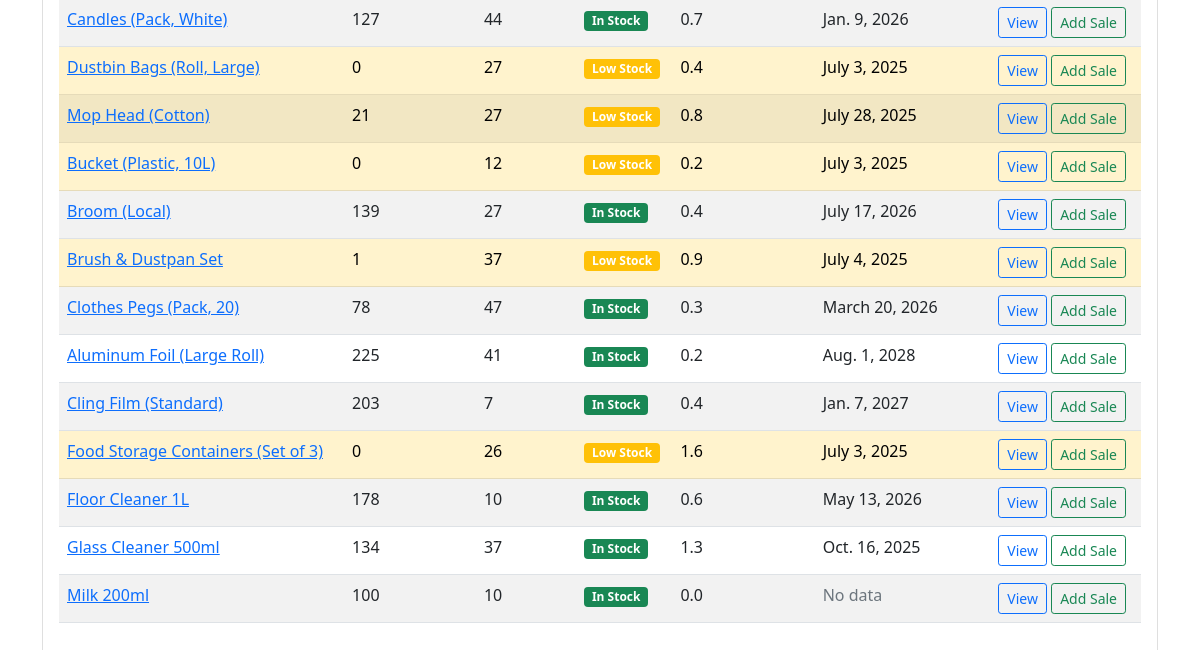
Before: /products/ (lower part) with the older database file.
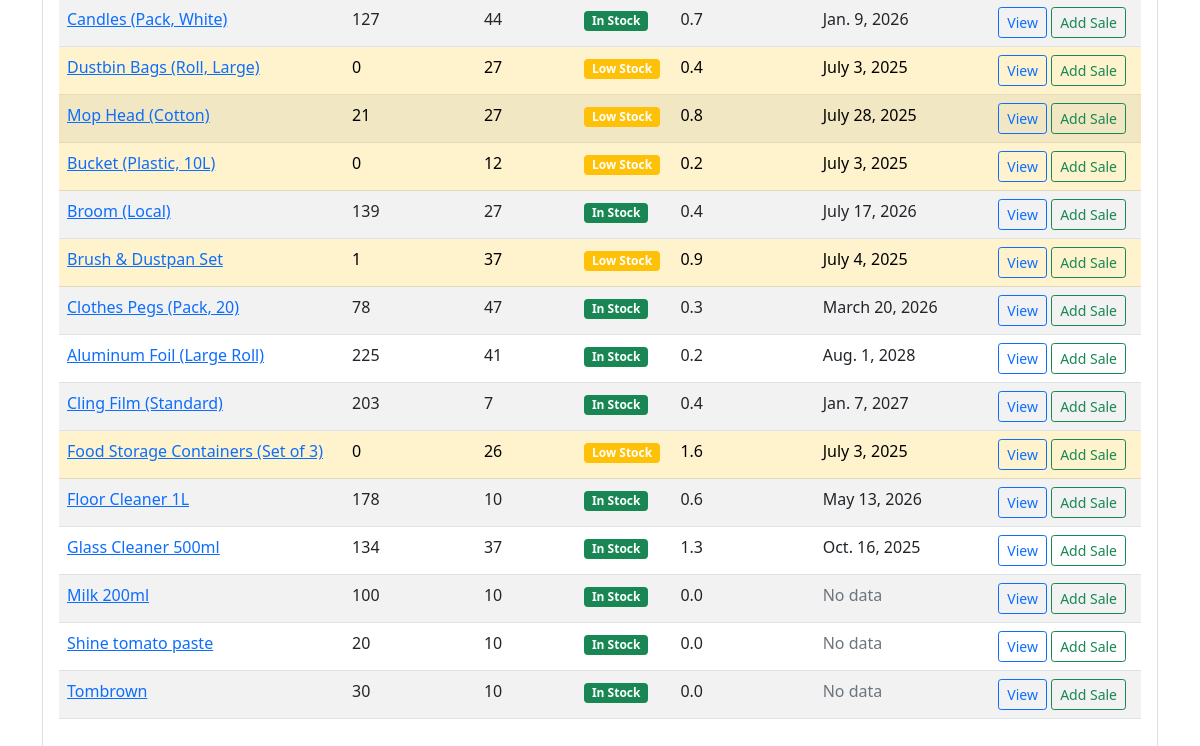
After: the same page with the newer database file.
### inventory/models.py (models this page shows, shortened)
class Product(models.Model):
    name = models.CharField(max_length=200)
    sku = models.CharField(max_length=50, unique=True, blank=True)
    current_stock = models.PositiveIntegerField(default=0)
    low_stock_threshold = models.PositiveIntegerField(default=10)
    created_at = models.DateTimeField(auto_now_add=True)
    updated_at = models.DateTimeField(auto_now=True)
    @property
    def is_low_stock(self):
        return self.current_stock <= self.low_stock_threshold
    def get_daily_sales_average(self, days=30):
        end_date = timezone.now().date()
        start_date = end_date - timedelta(days=days)
        sales = Sale.objects.filter(
            product=self,
            date__range=[start_date, end_date]
        ).aggregate(total=models.Sum('quantity'))
        total_sold = sales['total'] or 0
        return total_sold / days if days > 0 else 0
    def predict_stockout_date(self):
        daily_avg = self.get_daily_sales_average()
        if daily_avg <= 0:
            return None
        days_until_stockout = self.current_stock / daily_avg
        return timezone.now().date() + timedelta(days=int(days_until_stockout))

### inventory/views.py (the view)
# urls.py: path('products/', views.ProductListView.as_view(), name='product_list'),
class ProductListView(ListView):
    model = Product
    template_name = 'inventory/product_list.html'
    context_object_name = 'products'
    def get_queryset(self):
        queryset = Product.objects.all()
        search = self.request.GET.get('search')
        if search:
            queryset = queryset.filter(
                Q(name__icontains=search) | Q(sku__icontains=search)
            )
        return queryset
    def get_context_data(self, **kwargs):
        context = super().get_context_data(**kwargs)
        context['low_stock_products'] = Product.objects.filter(
            current_stock__lte=F('low_stock_threshold')
        )
        context['active_alerts'] = StockAlert.objects.filter(is_active=True)
        return context

### inventory/templates/inventory/product_list.html (shortened to what this page needs)
{% extends 'inventory/base.html' %}
{% block content %}
<div class="card">
    <div class="card-body">
        <div class="table-responsive">
            <table class="table table-striped">
                <tbody>
                    {% for product in products %}
                    <tr {% if product.is_low_stock %}class="table-warning"{% endif %}>
                        <td>
                            <a href="{% url 'product_detail' product.pk %}">{{ product.name }}</a>
                        </td>
                        <td>{{ product.current_stock }}</td>
                        <td>{{ product.low_stock_threshold }}</td>
                        <td>
                            {% if product.is_low_stock %}
                                <span class="badge bg-warning">Low Stock</span>
                            {% else %}
                                <span class="badge bg-success">In Stock</span>
                            {% endif %}
                        </td>
                        <td>{{ product.get_daily_sales_average|floatformat:1 }}</td>
                        <td>
                            {% if product.predict_stockout_date %}
                                {{ product.predict_stockout_date }}
                            {% else %}
                                <span class="text-muted">No data</span>
                            {% endif %}
                        </td>
                        <td>
                            <a href="{% url 'product_detail' product.pk %}" class="btn btn-sm btn-outline-primary">View</a>
                            <a href="{% url 'add_sale' product.pk %}" class="btn btn-sm btn-outline-success">Add Sale</a>
                        </td>
                    </tr>
                    {% empty %}
                    <tr>
                        <td colspan="7" class="text-center text-muted">No products found.</td>
                    </tr>
                    {% endfor %}
                </tbody>
            </table>
        </div>
    </div>
</div>
{% endblock %}

Changed rows visible on the page:
added Product: name "Shine tomato paste", current_stock "20", low_stock_threshold "10", shows "In Stock", get_daily_sales_average "0.0", shows "No data"
added Product: name "Tombrown", current_stock "30", low_stock_threshold "10", shows "In Stock", get_daily_sales_average "0.0", shows "No data"
